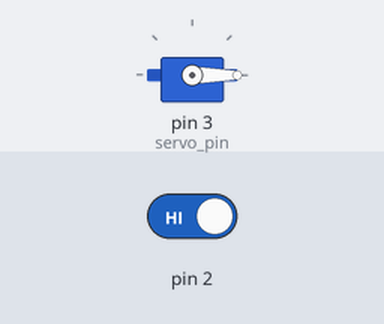
Bench run of a sketch on a simulated Arduino Uno, built with avr-gcc and run on an emulated ATmega328P. Shown: servo. The inputs (shaded band) are chosen by the test bench; at power-on: pin 2 HIGH. What the sketch prints to the serial monitor is not drawn.

Above: at 1.2 s.
1.3 s: pin 2 driven LOW
At 2.1 s:
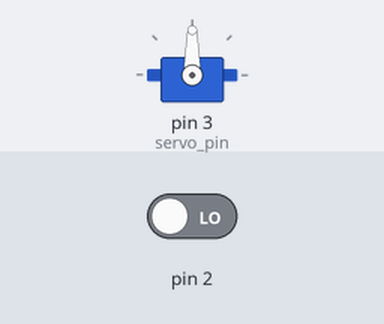
At 3.6 s:
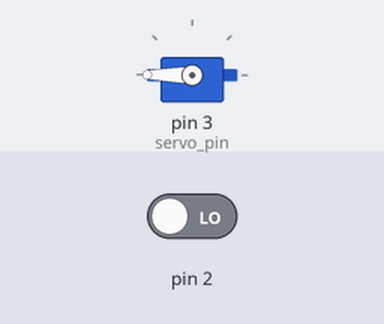
Timing chart, 0 to 10.3 s (numbered marks = the images above; inputs shaded):
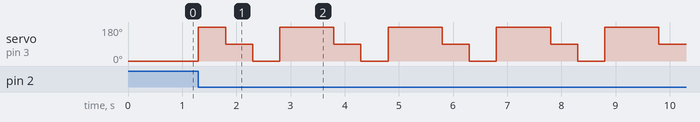

Measured:
- after the input at 1.3 s, servo on pin 3 (servo_pin): 0° → 180° at once, then repeats every 2.0 s: 90° 0.50 s, 0° 0.50 s, 180° 1.0 s

The sketch:

servo.ino
```cpp
#include <Servo.h>

Servo servo_1; // servo controller (multiple can exist)

int servo_pin = 3;
int pos = 0;    // servo starting position
int sig = 0;

void setup() {
  // put your setup code here, to run once:
  servo_1.attach(servo_pin); // start servo control
  Serial.begin(9600); // start serial monitor
  servo_1.write(pos); // move servo to 0 degrees
  Serial.println("Positioned at 0 Degrees");
  Serial.println("Input Desired Angle and Press Enter");
}

void setSig(){
  sig=!sig;
}

void loop() {
  attachInterrupt(digitalPinToInterrupt(2), setSig, FALLING);
  if(sig){
    servo_1.write(180); // convert angle and write servo
    _delay_ms(500); // delay for maximum speed
  }
  if(sig){
    servo_1.write(90); // convert angle and write servo
    _delay_ms(500);
  }
  if(sig){
    servo_1.write(0); // convert angle and write servo
    _delay_ms(500);
  }
  if(sig){
    servo_1.write(180); // convert angle and write servo
    _delay_ms(500);
  }

  // while (Serial.available()){
  //   String in_char = Serial.readStringUntil('\n'); // read until the newline
  //   Serial.print("Moving to: ");
  //   Serial.print(in_char);
  //   Serial.println(" Degrees");
  //   servo_1.write(in_char.toInt()); // convert angle and write servo
  //   delay(in_char.toFloat()*(10.0/6.0)); // delay for maximum speed
  // }
}
```
